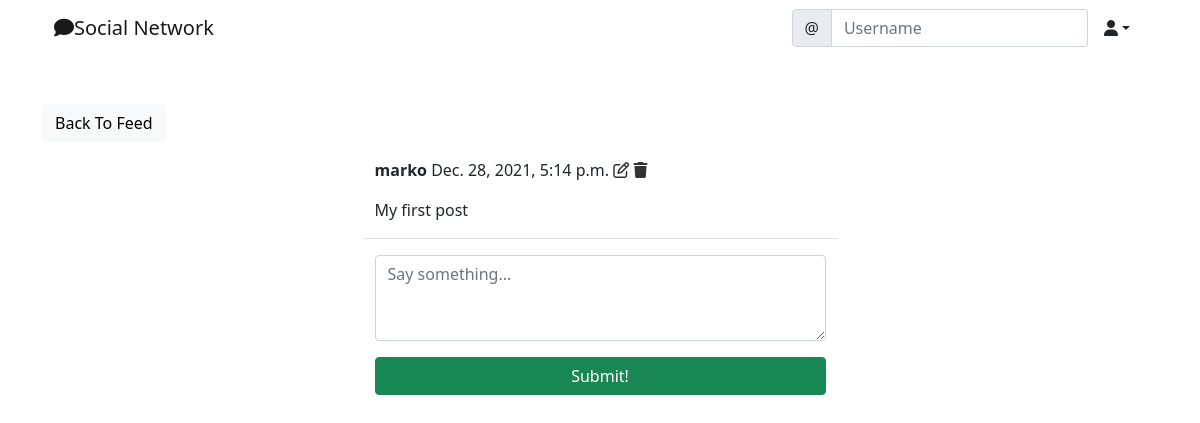
/social/post/1 (signed in), run on an earlier commit of the app's database.
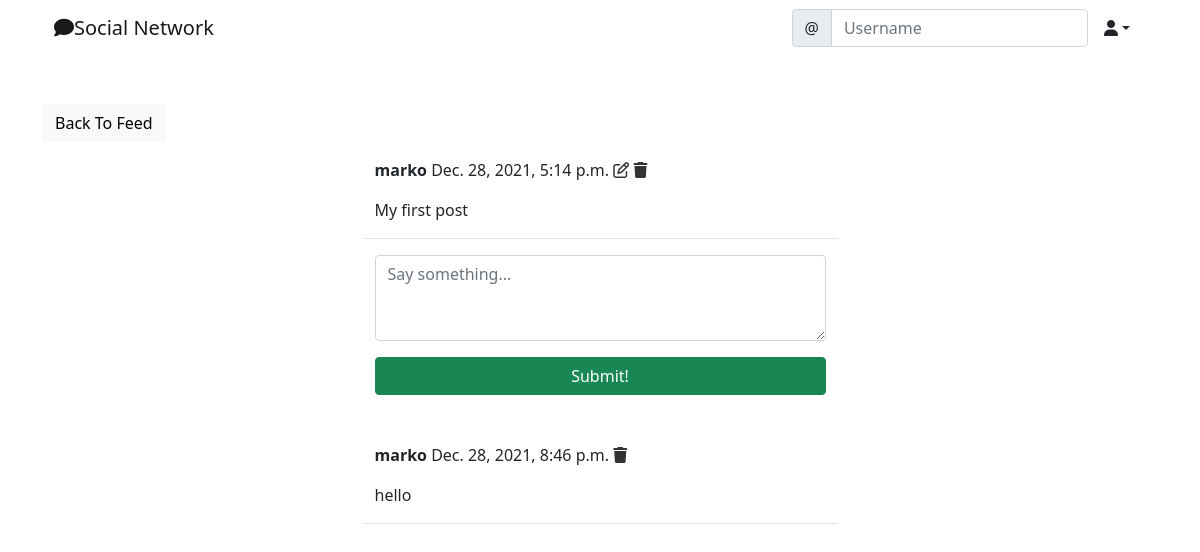
And on a later commit of the database.
### social/models.py (models this page shows)
class Comment(models.Model):
    comment = models.TextField()
    created_on = models.DateTimeField(default=timezone.now)
    author = models.ForeignKey(User, on_delete=models.CASCADE)
    post = models.ForeignKey('Post', on_delete=models.CASCADE)

### social/views.py (the view, shortened to what this page needs)
# urls.py: path('post/<int:pk>', PostDetailView.as_view(), name='post-detail'),
class PostDetailView(LoginRequiredMixin, View):
    def get(self, request, pk, *args, **kwargs):
        post = Post.objects.get(pk=pk)
        form = CommentForm()
        comments = Comment.objects.filter(post=post).order_by('-created_on')
        context = {
            'post': post,
            'form': form,
            'comments': comments,
        }
        return render(request, 'social/post_detail.html', context)

### social/forms.py
class CommentForm(forms.ModelForm):
    comment = forms.CharField(
        label='',
        widget=forms.Textarea(attrs={
            'rows': 3,
            'placeholder': 'Say something...',
        })
    )
    class Meta:
        model = Comment
        fields = ['comment']

### social/templates/social/post_detail.html (shortened to what this page needs)
{% extends 'landing/base.html' %}
{% load crispy_forms_tags %}
{% block content %}
    <div class="container">
        <div class="row mt-5">
            <div class="col-md-5 col-sm-6">
                <a href="{% url 'post-list' %}" class="btn btn-light">Back To Feed</a>
            </div>
        </div>
        <div class="row justify-content-center mt-3">
            <div class="col-md-5 col-sm-12 border-bottom">
                <p>
                    <strong>{{post.author}}</strong> {{post.created_on}}
                    {% if request.user == post.author %}
                        <a href="{% url 'post-edit' post.pk %}" style="color: #333;"><i class="far fa-edit"></i></a>
                        <a href="{% url 'post-delete' post.pk %}" style="color: #333;"><i class="fas fa-trash"></i></a>
                    {% endif %}
                </p>
                <p>{{post.body}}</p>
            </div>
        </div>
        <div class="row justify-content-center mt-3 mb-5">
            <div class="col-md-5 col-sm-12">
                <form method="POST">
                    {{form | crispy}}
                    <div class="d-grid gap-2">
                        <button class="btn btn-success mt-3">Submit!</button>
                    </div>
                </form>
            </div>
        </div>
        {% for comment in comments %}
        <div class="row justify-content-center mt-3 mb-5">
            <div class="col-md-5 col-sm-12 border-bottom">
                <p>
                    <strong>{{comment.author}}</strong> {{comment.created_on}}
                    {% if request.user == comment.author %}
                        <a href="{% url 'comment-delete' post.pk comment.pk %}" style="color: #333;"><i class="fas fa-trash"></i></a>
                    {% endif %}
                </p>
                <p>{{comment.comment}}</p>
            </div>
        </div>
        {% endfor %}
    </div>
{% endblock content %}

What changed in the data, as far as the page shows it:
added Comment: author "marko", created_on "Dec. 28, 2021, 8:46 p.m.", comment "hello"
